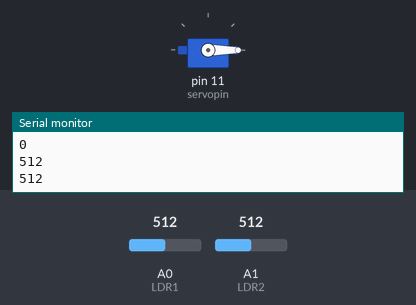
This sketch was run on a simulated Arduino Uno, built with avr-gcc and run on an emulated ATmega328P. On the bench: servo, the last lines printed to the serial monitor. The inputs (shaded band) are chosen by the test bench; at power-on: A1 (LDR2) = 512, A0 (LDR1) = 512.

Above: at 1.2 s.
1.3 s: A1 (LDR2) set to 546
At 2.1 s:
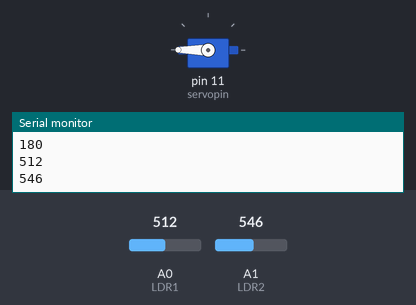
3.1 s: A0 (LDR1) set to 547
4.6 s: A0 (LDR1) set to 569
At 4.76 s:
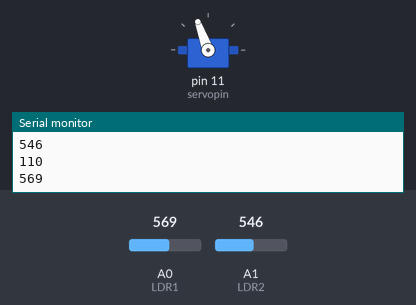
6.4 s: A0 (LDR1) set to 546
7.9 s: A0 (LDR1) set to 519
At 8.22 s:
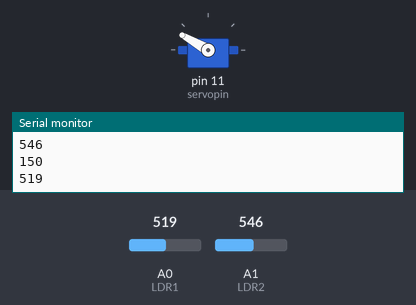
9.7 s: A0 (LDR1) set to 716
At 10.03 s:
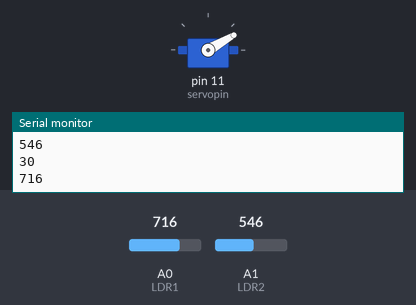
Timing chart, 0 to 12.5 s (numbered marks = the images above; inputs shaded):
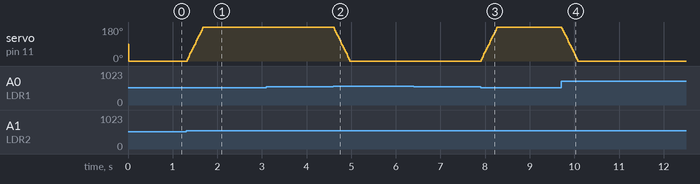

The sketch:

sketch_jul23b.ino
```cpp
#include <Servo.h>

Servo servogy;
#define servopin 11
#define LDR1 A0
#define LDR2 A1
#define dt 10
#define tolerancia 15
int lecLDR1;
int lecLDR2;
int diferencia;
int posServo;

void setup() {
  servogy.attach(servopin);
  servogy.write(90);
  pinMode(LDR1, INPUT);
  pinMode(LDR2, INPUT);
  Serial.begin(9600);
  delay(dt);
}

void loop() {
 lecLDR1 = analogRead(LDR1);
 lecLDR2 = analogRead(LDR2);
 diferencia = abs(lecLDR1-lecLDR2);
 delay(dt);
  if(diferencia>tolerancia){
    if(lecLDR1>lecLDR2){
      posServo= posServo -10;
    }else{
      posServo= posServo +10;
    }
  }
  posServo = constrain(posServo, 0, 180);
  servogy.write(posServo);
  delay(dt);
  Serial.println(posServo);
  Serial.println(lecLDR1);
  Serial.println(lecLDR2);
}
```

Measured:
- the behaviour switches between 527 and 528 on A1 (LDR2) (found by bisection; images 0 and 1)
- the behaviour switches between 561 and 562 on A0 (LDR1) (found by bisection; images 1 and 2)
- the behaviour switches between 531 and 530 on A0 (LDR1) (found by bisection; images 2 and 3)
- after the input at 1.3 s, servo on pin 11 (servopin): moves from 0° to 180° over 0.35 s, starting at once
- after the input at 4.6 s, servo on pin 11 (servopin): moves from 180° to 0° over 0.35 s, starting at once
- after the input at 7.9 s, servo on pin 11 (servopin): moves from 0° to 180° over 0.35 s, starting at once
- after the input at 9.7 s, servo on pin 11 (servopin): moves from 180° to 0° over 0.35 s, starting at once
